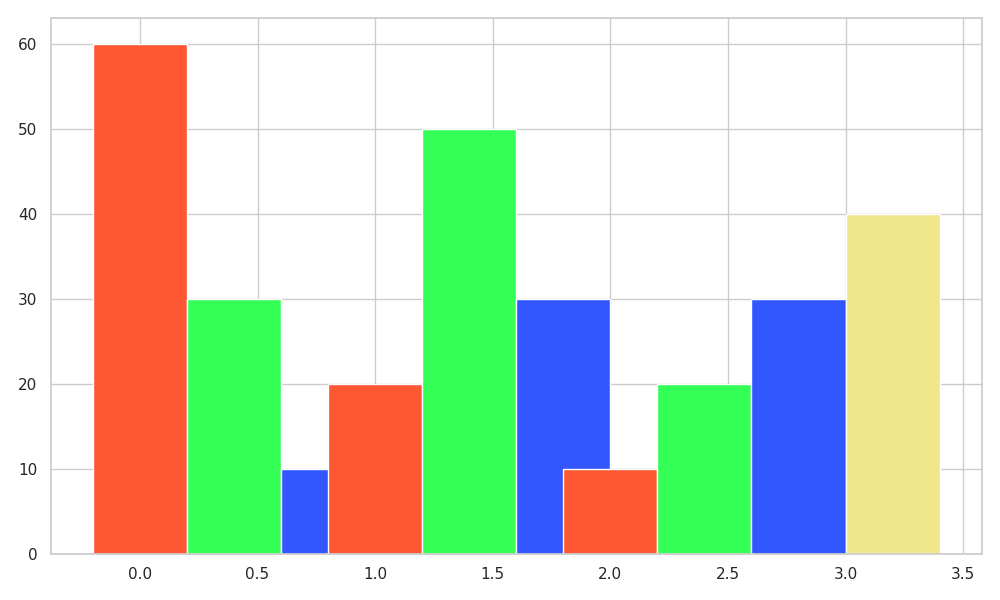

Write the Python code that produced this figure.
import numpy as np
import matplotlib.pyplot as plt

centuries = ['15th Century', '18th Century', '20th Century']
methods = ['Stone Masonry', 'Brickwork', 'Wood Framing', 'Steel Framing']

data = np.array([
    [60, 30, 10, 0],
    [20, 50, 30, 0],
    [10, 20, 30, 40]
])

num_centuries = len(centuries)
bar_width = 0.4

fig, ax = plt.subplots(figsize=(10, 6))

colors = ['#FF5733', '#33FF57', '#3357FF', '#F0E68C']

for i in range(num_centuries):
    ax.bar(i + np.arange(len(methods)) * bar_width, data[i], bar_width, color=colors)

plt.tight_layout()
plt.show()
